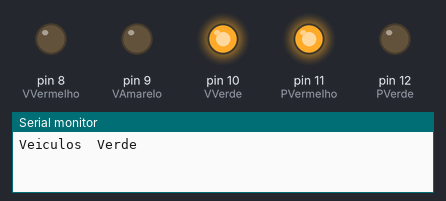
A sketch run on a simulated Arduino Uno, built with avr-gcc and run on an emulated ATmega328P. Parts: output pins drawn as LEDs (lit = HIGH), the last lines printed to the serial monitor.

Above: at 3.0 s.
At 7.0 s:
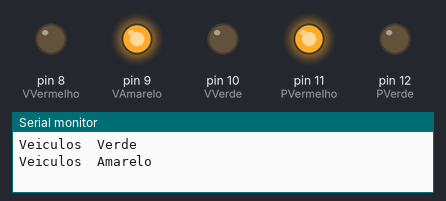
At 10.5 s:
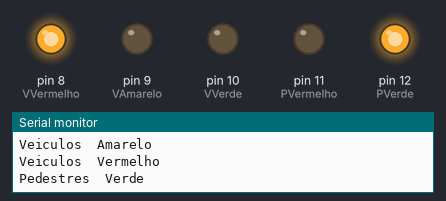
At 13.05 s:
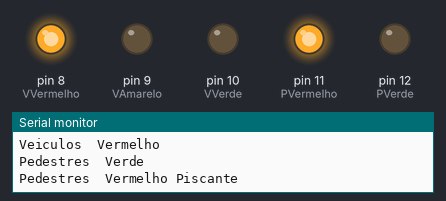
At 14.95 s:
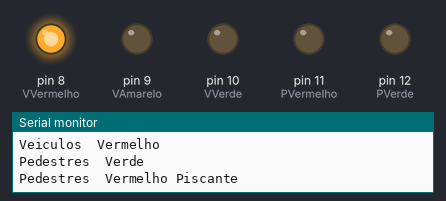
Timing chart, 0 to 19.5 s (numbered marks = the images above):
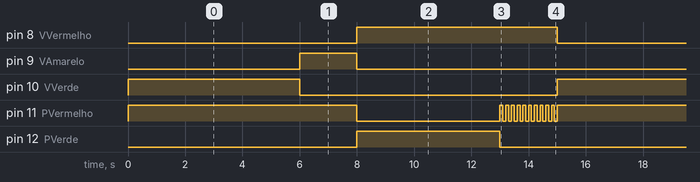

The sketch:

Semaforo_Veiculo_Pedestres.ino
```cpp
/*
 * Docente: Marilza Antunes de Lemos
 * Discente: Cesar Augusto Mendes Cordeiro da Silva
 * Aula 1 - Semaforo
 * 13/03/2023
 */

//Definindo as postas dos led do semaforo de veiculos
#define VVermelho 8 //Led Vermelho Semaforo veiculos
#define VAmarelo 9  //Led Amarelo Semaforo veiculos
#define VVerde 10   //Led Verde Semaforo veiculos

//Definindo as postas dos led do semaforo de pedestres
#define PVermelho 11 //Led Vermelho Semaforo pedestres
#define PVerde 12    //Led Verde Semaforo pedestres

//Este codigo e dividido em 2 atos (estados)
bool veiculos = false;  //Estado onde o semaforo de veiculos funciona
bool pedestres = false; //Estado onde o semaforo de pedestres funciona

void setup(){

  //definindo as portas do arduino como saida
  pinMode(VVermelho, OUTPUT);
  pinMode(VAmarelo, OUTPUT);
  pinMode(VVerde, OUTPUT);

  pinMode(PVermelho, OUTPUT);
  pinMode(PVerde, OUTPUT);

  //iniciando a comunicacao serial para utilizar o monitor serial como debug
  Serial.begin(9600);

  //o primeiro ato a funcionar e o dos veiculos, depois eles alternam
  veiculos = true;
}

void loop(){

  //ato dos veiculos
  if(veiculos = true){

    //reset dos leds vermelhos
    digitalWrite(PVermelho, 1); //Vermelho pedestres ligado
    digitalWrite(VVermelho, 0); //Vermelho veiculos desligado

    //Verde veiculos
    Serial.println("Veiculos\tVerde"); //Print no monitor serial
    digitalWrite(VVerde, 1); //led ligado
    delay(6000);             //delay de 6s
    digitalWrite(VVerde, 0); //led desligado

    //Amarelo veiculos
    Serial.println("Veiculos\tAmarelo"); //Print no monitor serial
    digitalWrite(VAmarelo, 1); //led ligado
    delay(2000);               //delay de 2s
    digitalWrite(VAmarelo, 0); //led desligado

    //Vermelho veiculos
    Serial.println("Veiculos\tVermelho"); //Print no monitor serial
    digitalWrite(VVermelho, 1); //led ligado

    //troca de atos (estados)
    pedestres = true; //Ato pedestres ligado
    veiculos = false; //Ato veiculos desligado
  }

  //ato dos pedestres
  if (pedestres = true){
    //Vermelho pedestres
    digitalWrite(PVermelho, 0); //led desligado

    //Verde pedestres
    Serial.println("Pedestres\tVerde"); //Print no monitor serial
    digitalWrite(PVerde, 1); //led ligado
    delay(5000);             //delay de 5s
    digitalWrite(PVerde, 0); //led desligado

    //Vermelho piscante pedestres
    Serial.println("Pedestres\tVermelho Piscante"); //Print no monitor serial
    //for para o led piscar 10x
    for(int i=0; i<10; i++){
      digitalWrite(PVermelho, 1); //led ligado
      delay(100);                 //delay de 0,1s
      digitalWrite(PVermelho, 0); //led desligado
      delay(100);                 //delay de 0,1s
    }
    //Vermelho pedestres
    Serial.println("Pedestres\tVermelho"); //Print no monitor serial

    //troca de atos (estados)
    pedestres = false; //Ato pedestres desligado
    veiculos = true;   //Ato veiculos ligado
  }
}
```

Measured:
- by itself, pin 8 (VVermelho): alternates HIGH for 7.0 s and LOW for 8.0 s
- by itself, pin 9 (VAmarelo): alternates HIGH for 2.0 s and LOW for 13.0 s
- by itself, pin 10 (VVerde): alternates HIGH for 6.0 s and LOW for 9.0 s
- by itself, pin 11 (PVermelho): repeats every 15.0 s: LOW 5.0 s, 10 × (HIGH 0.10 s, LOW 0.10 s), HIGH 8.0 s
- by itself, pin 12 (PVerde): alternates HIGH for 5.0 s and LOW for 10.0 s
